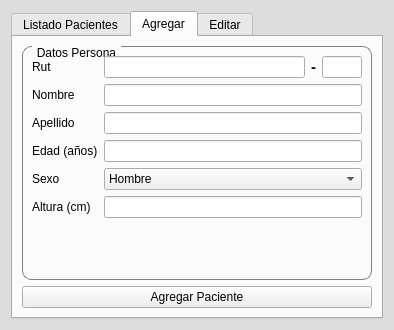
<?xml version="1.0" encoding="UTF-8"?>
<ui version="4.0">
 <class>SQL</class>
 <widget class="QDialog" name="SQL">
  <property name="geometry">
   <rect>
    <x>0</x>
    <y>0</y>
    <width>394</width>
    <height>330</height>
   </rect>
  </property>
  <property name="windowTitle">
   <string>Administrar Base de Datos</string>
  </property>
  <property name="windowIcon">
   <iconset resource="images.qrc">
    <normaloff>:/images/database.png</normaloff>:/images/database.png</iconset>
  </property>
  <property name="styleSheet">
   <string notr="true">QDialog{
background-color:rgb(221, 221, 221)
}

QGroupBox {
    border: 1px solid gray;
    border-radius: 9px;
    margin-top: 0.5em;
}

QGroupBox::title {
    subcontrol-origin: margin;
    left: 10px;
    padding: 0 3px 0 3px;
}
</string>
  </property>
  <layout class="QVBoxLayout" name="verticalLayout">
   <item>
    <widget class="QTabWidget" name="tabWidget">
     <property name="currentIndex">
      <number>1</number>
     </property>
     <widget class="QWidget" name="tab_tablaPacientes">
      <attribute name="title">
       <string>Listado Pacientes</string>
      </attribute>
      <layout class="QGridLayout" name="gridLayout">
       <item row="1" column="0">
        <layout class="QHBoxLayout" name="horizontalLayout">
         <item>
          <widget class="QPushButton" name="pushButtonActualizarTabla">
           <property name="text">
            <string>Actualizar
Listado</string>
           </property>
           <property name="icon">
            <iconset resource="images.qrc">
             <normaloff>:/images/SQL/update.png</normaloff>:/images/SQL/update.png</iconset>
           </property>
           <property name="iconSize">
            <size>
             <width>48</width>
             <height>48</height>
            </size>
           </property>
          </widget>
         </item>
         <item>
          <widget class="QPushButton" name="pushButtonEditarPaciente">
           <property name="text">
            <string>Editar</string>
           </property>
           <property name="icon">
            <iconset resource="images.qrc">
             <normaloff>:/images/SQL/edit.png</normaloff>:/images/SQL/edit.png</iconset>
           </property>
           <property name="iconSize">
            <size>
             <width>48</width>
             <height>48</height>
            </size>
           </property>
          </widget>
         </item>
         <item>
          <widget class="QPushButton" name="pushButtonEliminarPaciente">
           <property name="text">
            <string>Eliminar</string>
           </property>
           <property name="icon">
            <iconset resource="images.qrc">
             <normaloff>:/images/SQL/delete.png</normaloff>:/images/SQL/delete.png</iconset>
           </property>
           <property name="iconSize">
            <size>
             <width>48</width>
             <height>48</height>
            </size>
           </property>
          </widget>
         </item>
        </layout>
       </item>
       <item row="0" column="0">
        <widget class="QTableView" name="tableView">
         <property name="editTriggers">
          <set>QAbstractItemView::AllEditTriggers</set>
         </property>
        </widget>
       </item>
      </layout>
     </widget>
     <widget class="QWidget" name="tab_AgregarPaciente">
      <attribute name="title">
       <string>Agregar</string>
      </attribute>
      <layout class="QGridLayout" name="gridLayout_2">
       <item row="2" column="0">
        <widget class="QPushButton" name="pushButtonAgregar">
         <property name="text">
          <string>Agregar Paciente</string>
         </property>
         <property name="icon">
          <iconset resource="images.qrc">
           <normaloff>:/images/SQL/insert.png</normaloff>:/images/SQL/insert.png</iconset>
         </property>
         <property name="iconSize">
          <size>
           <width>48</width>
           <height>48</height>
          </size>
         </property>
        </widget>
       </item>
       <item row="0" column="0">
        <widget class="QGroupBox" name="groupBox_2">
         <property name="title">
          <string>Datos Persona</string>
         </property>
         <layout class="QFormLayout" name="formLayout">
          <item row="1" column="0">
           <widget class="QLabel" name="label_6">
            <property name="text">
             <string>Rut</string>
            </property>
           </widget>
          </item>
          <item row="1" column="1">
           <layout class="QHBoxLayout" name="horizontalLayout_2">
            <item>
             <widget class="QLineEdit" name="lineEditRut"/>
            </item>
            <item>
             <widget class="QLabel" name="label_7">
              <property name="font">
               <font>
                <pointsize>11</pointsize>
                <weight>75</weight>
                <bold>true</bold>
               </font>
              </property>
              <property name="text">
               <string>-</string>
              </property>
             </widget>
            </item>
            <item>
             <widget class="QLineEdit" name="lineEditdigitoVerificador">
              <property name="maximumSize">
               <size>
                <width>40</width>
                <height>16777215</height>
               </size>
              </property>
              <property name="readOnly">
               <bool>true</bool>
              </property>
             </widget>
            </item>
           </layout>
          </item>
          <item row="2" column="0">
           <widget class="QLabel" name="label">
            <property name="text">
             <string>Nombre</string>
            </property>
           </widget>
          </item>
          <item row="2" column="1">
           <widget class="QLineEdit" name="lineEditApellido"/>
          </item>
          <item row="3" column="0">
           <widget class="QLabel" name="label_5">
            <property name="text">
             <string>Apellido</string>
            </property>
           </widget>
          </item>
          <item row="3" column="1">
           <widget class="QLineEdit" name="lineEditNombre"/>
          </item>
          <item row="4" column="0">
           <widget class="QLabel" name="label_2">
            <property name="text">
             <string>Edad (años)</string>
            </property>
           </widget>
          </item>
          <item row="5" column="0">
           <widget class="QLabel" name="label_3">
            <property name="text">
             <string>Sexo</string>
            </property>
           </widget>
          </item>
          <item row="5" column="1">
           <widget class="QComboBox" name="comboBox">
            <item>
             <property name="text">
              <string>Hombre</string>
             </property>
            </item>
            <item>
             <property name="text">
              <string>Mujer</string>
             </property>
            </item>
           </widget>
          </item>
          <item row="6" column="0">
           <widget class="QLabel" name="label_4">
            <property name="text">
             <string>Altura (cm)</string>
            </property>
           </widget>
          </item>
          <item row="6" column="1">
           <widget class="QLineEdit" name="lineEditAltura"/>
          </item>
          <item row="4" column="1">
           <widget class="QLineEdit" name="lineEditEdad"/>
          </item>
         </layout>
        </widget>
       </item>
      </layout>
     </widget>
     <widget class="QWidget" name="tabEditarPaciente">
      <attribute name="title">
       <string>Editar</string>
      </attribute>
      <layout class="QVBoxLayout" name="verticalLayout_2">
       <item>
        <widget class="QGroupBox" name="groupBox">
         <property name="title">
          <string>Datos Persona</string>
         </property>
         <layout class="QFormLayout" name="formLayout_2">
          <item row="0" column="0">
           <widget class="QLabel" name="label_8">
            <property name="text">
             <string>Rut</string>
            </property>
           </widget>
          </item>
          <item row="0" column="1">
           <layout class="QHBoxLayout" name="horizontalLayout_3">
            <item>
             <widget class="QLineEdit" name="lineEditRut_2">
              <property name="readOnly">
               <bool>true</bool>
              </property>
             </widget>
            </item>
            <item>
             <widget class="QLabel" name="label_14">
              <property name="font">
               <font>
                <pointsize>11</pointsize>
                <weight>75</weight>
                <bold>true</bold>
               </font>
              </property>
              <property name="text">
               <string>-</string>
              </property>
             </widget>
            </item>
            <item>
             <widget class="QLineEdit" name="lineEditdigitoVerificador_2">
              <property name="maximumSize">
               <size>
                <width>40</width>
                <height>16777215</height>
               </size>
              </property>
              <property name="readOnly">
               <bool>true</bool>
              </property>
             </widget>
            </item>
           </layout>
          </item>
          <item row="1" column="0">
           <widget class="QLabel" name="label_9">
            <property name="text">
             <string>Nombre</string>
            </property>
           </widget>
          </item>
          <item row="1" column="1">
           <widget class="QLineEdit" name="lineEditNombre_2"/>
          </item>
          <item row="2" column="0">
           <widget class="QLabel" name="label_10">
            <property name="text">
             <string>Apellido</string>
            </property>
           </widget>
          </item>
          <item row="2" column="1">
           <widget class="QLineEdit" name="lineEditApellido_2"/>
          </item>
          <item row="3" column="0">
           <widget class="QLabel" name="label_11">
            <property name="text">
             <string>Edad (años)</string>
            </property>
           </widget>
          </item>
          <item row="4" column="0">
           <widget class="QLabel" name="label_12">
            <property name="text">
             <string>Sexo</string>
            </property>
           </widget>
          </item>
          <item row="4" column="1">
           <widget class="QComboBox" name="comboBox_2">
            <item>
             <property name="text">
              <string>Hombre</string>
             </property>
            </item>
            <item>
             <property name="text">
              <string>Mujer</string>
             </property>
            </item>
           </widget>
          </item>
          <item row="5" column="0">
           <widget class="QLabel" name="label_13">
            <property name="text">
             <string>Altura (cm)</string>
            </property>
           </widget>
          </item>
          <item row="3" column="1">
           <widget class="QLineEdit" name="lineEditEdad_2"/>
          </item>
          <item row="5" column="1">
           <widget class="QLineEdit" name="lineEditAltura_2"/>
          </item>
         </layout>
         <zorder>lineEditApellido_2</zorder>
         <zorder>label_9</zorder>
         <zorder>lineEditNombre_2</zorder>
         <zorder>label_10</zorder>
         <zorder>comboBox_2</zorder>
         <zorder>label_8</zorder>
         <zorder>label_11</zorder>
         <zorder>label_13</zorder>
         <zorder>label_12</zorder>
         <zorder>lineEditEdad_2</zorder>
         <zorder>lineEditAltura_2</zorder>
        </widget>
       </item>
       <item>
        <widget class="QPushButton" name="pushButtonEditarActualizarDatos">
         <property name="text">
          <string>Actualzar Datos</string>
         </property>
         <property name="icon">
          <iconset resource="images.qrc">
           <normaloff>:/images/SQL/edit.png</normaloff>:/images/SQL/edit.png</iconset>
         </property>
         <property name="iconSize">
          <size>
           <width>48</width>
           <height>48</height>
          </size>
         </property>
        </widget>
       </item>
      </layout>
     </widget>
    </widget>
   </item>
  </layout>
 </widget>
 <tabstops>
  <tabstop>lineEditApellido_2</tabstop>
  <tabstop>lineEditEdad_2</tabstop>
  <tabstop>comboBox_2</tabstop>
  <tabstop>lineEditAltura_2</tabstop>
  <tabstop>pushButtonEditarActualizarDatos</tabstop>
  <tabstop>tabWidget</tabstop>
  <tabstop>tableView</tabstop>
  <tabstop>pushButtonActualizarTabla</tabstop>
  <tabstop>pushButtonEditarPaciente</tabstop>
  <tabstop>pushButtonEliminarPaciente</tabstop>
  <tabstop>pushButtonAgregar</tabstop>
  <tabstop>lineEditRut</tabstop>
  <tabstop>lineEditdigitoVerificador</tabstop>
  <tabstop>lineEditApellido</tabstop>
  <tabstop>lineEditNombre</tabstop>
  <tabstop>lineEditEdad</tabstop>
  <tabstop>comboBox</tabstop>
  <tabstop>lineEditAltura</tabstop>
  <tabstop>lineEditRut_2</tabstop>
  <tabstop>lineEditdigitoVerificador_2</tabstop>
  <tabstop>lineEditNombre_2</tabstop>
 </tabstops>
 <resources>
  <include location="images.qrc"/>
 </resources>
 <connections/>
</ui>
